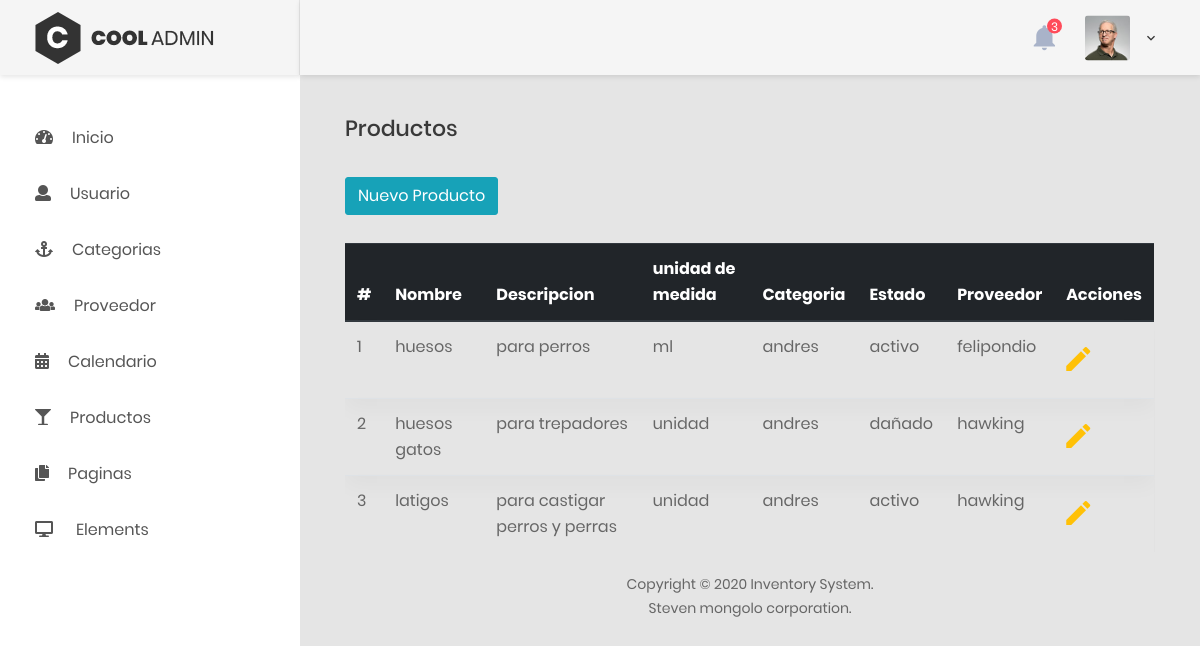
Before: /productos.php with the older database file.
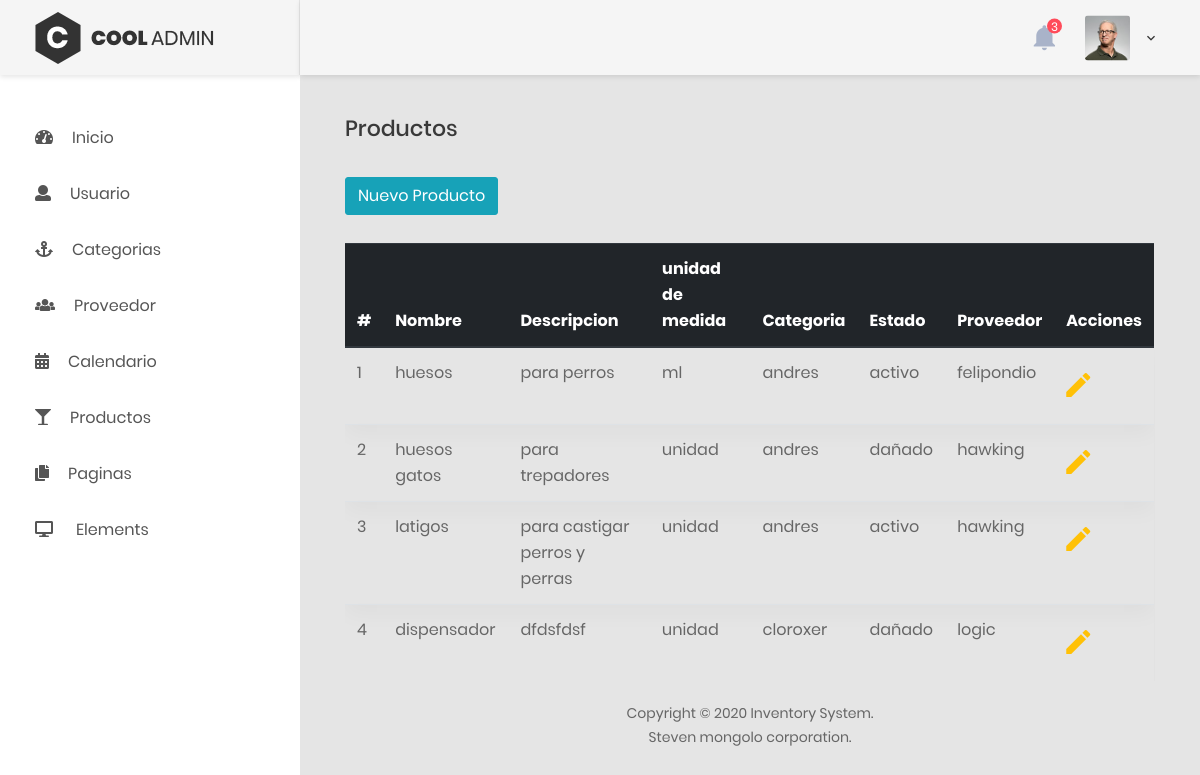
After: the same page with the newer database file.
### tables this page shows
CREATE TABLE `productos` (
  `id` int(11) NOT NULL,
  `nombre` varchar(45) NOT NULL,
  `descripcion` varchar(95) NOT NULL,
  `unidad_medida_id` int(11) NOT NULL,
  `categoria_id` int(11) NOT NULL,
  `estado_id` int(11) NOT NULL,
  `provedor_id` int(11) NOT NULL,
  `cantidad` int(11) NOT NULL
);

CREATE TABLE `unidad_medida` (
  `idunidad_medida` int(11) NOT NULL COMMENT 'se guarda la id del la unidad que se va utilizar',
  `medida` varchar(45) NOT NULL COMMENT 'se digita la el tipo de cantidad que se ingresa (lt,un,ml,etc)'
);

CREATE TABLE `categorias` (
  `id` int(11) NOT NULL,
  `nombre` varchar(25) NOT NULL,
  `estado` tinyint(4) NOT NULL DEFAULT 1
);

CREATE TABLE `estado` (
  `idestado` int(11) NOT NULL COMMENT 'se guarda la id del estado el producto',
  `tipo_estado` tinytext NOT NULL COMMENT 'se sellecciona si llego en buen o mal estado'
);

CREATE TABLE `provedor` (
  `id` int(20) NOT NULL COMMENT 'se guarda la id del provedor',
  `telefono` int(11) NOT NULL COMMENT 'se guarda el telefono del provedor',
  `nombre` varchar(45) NOT NULL COMMENT 'se guarda el nombre de la persona o el laboratorio(provedor)',
  `direccion` varchar(45) DEFAULT NULL COMMENT 'se guarda la dirreccion del provedor',
  `estado` int(11) NOT NULL DEFAULT 1
);

### controller/sql.php (called while the page is built, shortened)
<?php
require_once('controller/load.php');
function find_all_producto()
{
    global $pdo;
    $sql = $pdo->prepare('SELECT p.id, p.nombre AS pnombre, c.nombre, p.descripcion, m.medida, e.tipo_estado, pro.nombre AS pronombre FROM productos p LEFT JOIN categorias c ON p.categoria_id= c.id LEFT JOIN unidad_medida m ON p.unidad_medida_id= m.idunidad_medida LEFT JOIN estado e ON p.estado_id= e.idestado LEFT JOIN provedor pro ON p.provedor_id=pro.id');
    $sql->execute();
    $result = $sql->fetchAll();
    return $result;
}

### productos.php (the view, shortened to what this page needs)
<?php
$producto = find_all_producto();
include_once("layouts/header.php");
?>
<h3 class="title-5 m-b-35">Productos</h3>
<div class="table-data__tool">
    <div class="table-data__tool-right">
        <a href="formproductos.php" class="btn btn-info"> Nuevo Producto</a>
    </div>
</div>
<div class="table-responsive">
    <table class="table">
        <thead class="thead-dark">
            <tr class="text-white">
                <th>#</th>
                <th>Nombre</th>
                <th>Descripcion</th>
                <th>unidad de medida</th>
                <th>Categoria</th>
                <th>Estado</th>
                <th>Proveedor</th>
                <th>Acciones</th>
            </tr>
        </thead>
        <tbody>
            <?php $i = 1;
            foreach ($producto as $productos) : ?>
                <tr class="tr-shadow">
                    <td><?php echo $i;
                        $i++; ?></td>
                    <td><?php echo $productos['pnombre'] ?></td>
                    <td><?php echo $productos['descripcion'] ?></td>
                    <td><?php echo $productos['medida'] ?></td>
                    <td><?php echo $productos['nombre'] ?></td>
                    <td><?php echo $productos['tipo_estado'] ?></td>
                    <td><?php echo $productos['pronombre'] ?></td>
                    <td>
                        <div class="fa-2x">
                            <a href="edit_producto.php?id=<?= $productos['id']; ?>" class="item" data-placement="top">
                                <i class="zmdi zmdi-edit text-warning"></i>
                            </a>
                        </div>
                    </td>
                </tr>
            <?php endforeach; ?>
        </tbody>
    </table>
</div>
<?php
include_once("layouts/footer.php");
?>

### layouts/header.php (shortened to what this page needs)
<!DOCTYPE html>
<html lang="en">
<head>
    <link href="css/font-face.css" rel="stylesheet" media="all">
    <link href="vendor/font-awesome-4.7/css/font-awesome.min.css" rel="stylesheet" media="all">
    <link href="vendor/font-awesome-5/css/fontawesome-all.min.css" rel="stylesheet" media="all">
    <link href="vendor/mdi-font/css/material-design-iconic-font.min.css" rel="stylesheet" media="all">
    <link href="vendor/bootstrap-4.1/bootstrap.min.css" rel="stylesheet" media="all">
    <link href="vendor/animsition/animsition.min.css" rel="stylesheet" media="all">
    <link href="vendor/bootstrap-progressbar/bootstrap-progressbar-3.3.4.min.css" rel="stylesheet" media="all">
    <link href="vendor/wow/animate.css" rel="stylesheet" media="all">
    <link href="vendor/css-hamburgers/hamburgers.min.css" rel="stylesheet" media="all">
    <link href="vendor/slick/slick.css" rel="stylesheet" media="all">
    <link href="vendor/select2/select2.min.css" rel="stylesheet" media="all">
    <link href="vendor/perfect-scrollbar/perfect-scrollbar.css" rel="stylesheet" media="all">
    <link href="vendor/perfect-scrollbar/perfect-scrollbar.css" rel="stylesheet" media="all">
    <link rel="stylesheet" href="https://cdn.datatables.net/1.10.22/css/jquery.dataTables.min.css">
    <link rel="stylesheet" href="https://cdn.datatables.net/1.10.22/js/jquery.dataTables.min.js">
    <link href='vendor/fullcalendar-3.10.0/fullcalendar.min.css' rel='stylesheet' media="all" />
    <link href='vendor/fullcalendar-3.10.0/bootstrap-clockpicker.css' rel='stylesheet' media="all" />
    <link href="css/theme.css" rel="stylesheet" media="all">
</head>
<body class="animsition">
    <div class="page-wrapper">
        <?php include_once("sidebar.php") ?>
        <div class="main-content">
            <div class="section__content section__content--p30">
                <div class="container-fluid">

### layouts/sidebar.php (shortened to what this page needs)
<aside class="menu-sidebar d-none d-lg-block">
    <div class="logo">
        <a href="#">
            <img src="images/icon/logo.png" alt="Cool Admin" />
        </a>
    </div>
    <div class="menu-sidebar__content js-scrollbar1">
        <nav class="navbar-sidebar">
            <ul class="list-unstyled navbar__list">
                <li>
                    <a href="index.html">
                        <i class="fas fa-tachometer-alt"></i>Inicio </a>
                </li>
                <li class="has-sub">
                    <a class="js-arrow" href="#">
                        <i class="fas fa-user"></i>Usuario</a>
                </li>
                <li>
                    <a href="categorias.php">
                        <i class="fas fa-anchor"></i>Categorias</a>
                </li>
                <li>
                    <a href="proveedores.php">
                        <i class="fas fa-users"></i>Proveedor</a>
                </li>
                <li>
                    <a href="calendar.php">
                        <i class="fas fa-calendar-alt"></i>Calendario</a>
                </li>
                <li class="has-sub">
                    <a class="js-arrow" href="#">
                        <i class="fas fa-glass"></i>Productos</a>
                </li>
                <li class="has-sub">
                    <a class="js-arrow" href="#">
                        <i class="fas fa-copy"></i>Paginas</a>
                </li>
                <li class="has-sub">
                    <a class="js-arrow" href="#">
                        <i class="fas fa-desktop"></i> Elements</a>
                </li>
            </ul>
        </nav>
    </div>
</aside>
<div class="page-container">
    <header class="header-desktop">
        <div class="section__content section__content--p30">
            <div class="container-fluid">
                <div class="header-wrap">
                    <div class="header-button">
                        <div class="noti-wrap">
                            <div class="noti__item js-item-menu">
                                <i class="zmdi zmdi-notifications"></i>
                                <span class="quantity">3</span>
                            </div>
                        </div>
                        <div class="account-wrap">
                            <div class="account-item clearfix js-item-menu">
                                <div class="image">
                                    <img src="images/icon/avatar-01.jpg" alt="John Doe" />
                                </div>
                                <div class="content">
                                    <a class="js-acc-btn" href="#"><?php echo ucwords($user['nombres'] . " " . $user['apellidos']); ?></a>
                                </div>
                            </div>
                        </div>
                    </div>
                </div>
            </div>
        </div>
    </header>

### layouts/footer.php (shortened to what this page needs)
<div class="row">
    <div class="col-md-12">
        <div class="copyright">
            <p>Copyright © 2020 Inventory System.<br />
                Steven mongolo corporation.
            </p>
        </div>
    </div>
</div>
</div>
</div>
</div>
</div>
</body>
</html>

Changed rows visible on the page:
added productos: nombre "dispensador", descripcion "dfdsfdsf", unidad_medida.medida "unidad", categoria.nombre "cloroxer", estado.tipo_estado "dañado", provedor.nombre "logic"
